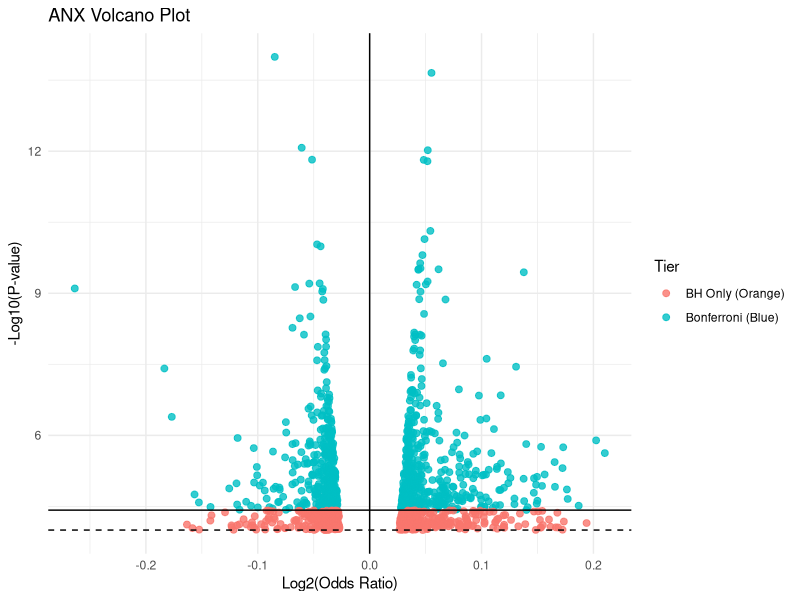

Write the R code that produced this figure.
## ---- chunk 1
print("Hello, world!")
## ---- chunk 2
install.packages("readxl")
library('readxl')

ANX_dataset <- read_excel('ANX_2026_daner_fullANX_v12_woUTAH_11022026.gz.p4.clump.areator.sorted.1mhc (1).xls')
ANX_dataset
# Anxiety Dataset: 1320 x 23

## ---- chunk 3
ANX_dataset <- ANX_dataset[, -c(11:23)]
ANX_dataset
## ---- chunk 4
ANX_dataset$BH_P <- p.adjust(ANX_dataset$P, "BH")
#choose threshhold of 0.05
ANX_BH_adjusted = ANX_dataset[ANX_dataset$BH_P < 0.05, ] 
ANX_BH_adjusted
# ANX_BH_adjusted: 1320 x 24 ==> All p-values are significant with a 5% FDR

## ---- chunk 5
ANX_dataset$Bon_P <- p.adjust(ANX_dataset$P, "bonferroni")
#choose threshhold of 0.05
ANX_Bon_adjusted = ANX_dataset[ANX_dataset$Bon_P < 0.05, ] 
ANX_Bon_adjusted
## ---- chunk 6
# Install ggplot2 if you don't have it
# install.packages("ggplot2")
library(ggplot2)

# 1. Prepare the data: Calculate -log10(P) and log2(OR)
# We use log transformations to make the plot symmetrical and readable
ANX_dataset$logP <- -log10(ANX_dataset$P)
ANX_dataset$logOR <- log2(ANX_dataset$OR)

# 2. Define your two thresholds (converted to -log10 scale for the Y-axis)
bh_thresh <- -log10(max(ANX_dataset$P[ANX_dataset$BH_P < 0.05])) 
bonf_thresh <- -log10(0.05 / 1320)

# 3. Create a column to categorize your tiers for coloring
ANX_dataset$Tier <- "BH Only (Orange)"
ANX_dataset$Tier[ANX_dataset$P < (0.05 / 1320)] <- "Bonferroni (Blue)"

# 4. Plot the Volcano
ggplot(ANX_dataset, aes(x = logOR, y = logP, color = Tier)) +
  geom_point(alpha = 0.8, size = 2) +
  geom_hline(yintercept = bh_thresh, linetype = "dashed") + # Lower line
  geom_hline(yintercept = bonf_thresh, linetype = "solid") + # Upper line
  geom_vline(xintercept = 0, linetype = "solid", color = "black") + # Neutral OR line
  theme_minimal() +
  labs(title = "ANX Volcano Plot",
       x = "Log2(Odds Ratio)",
       y = "-Log10(P-value)")
